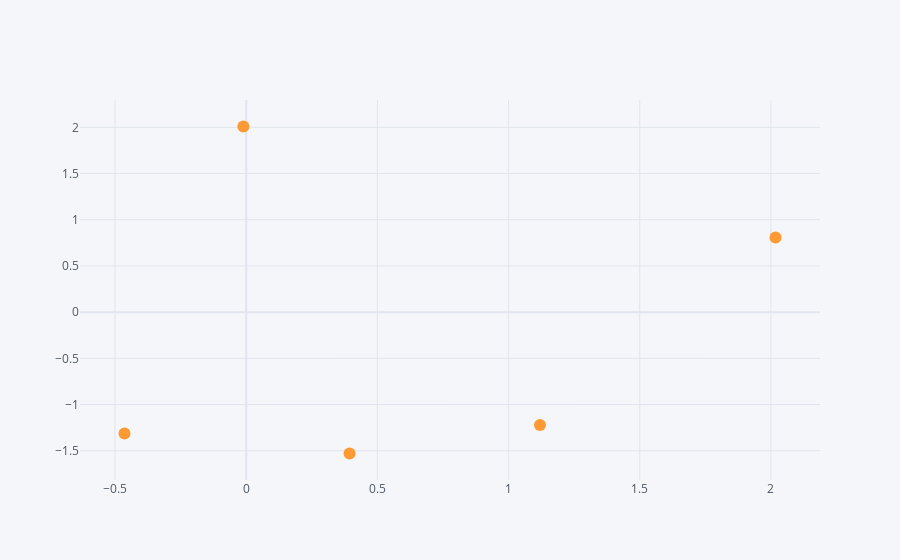

Here is the notebook cell this chart was saved with:
### Markdown cell above
## Scatter

### Code cell
df.iplot(kind = "scatter", x = "A", y = "B", mode="markers")

### Figure 1 — Plotly figure (JSON) as saved in the notebook; plotly's stock layout.template omitted (floating-point values rounded to 4 significant figures)
{"data": [{"line": {"color": "rgba(255, 153, 51, 1.0)", "dash": "solid", "shape": "linear", "width": 1.3}, "marker": {"size": 12, "symbol": "circle"}, "mode": "markers", "name": "B", "text": "", "type": "scatter", "x": [0.394, 2.018, 1.12, -0.01075, -0.4639], "y": [-1.53, 0.8089, -1.222, 2.009, -1.315]}], "layout": {"legend": {"bgcolor": "#F5F6F9", "font": {"color": "#4D5663"}}, "paper_bgcolor": "#F5F6F9", "plot_bgcolor": "#F5F6F9", "title": {"font": {"color": "#4D5663"}}, "xaxis": {"gridcolor": "#E1E5ED", "showgrid": true, "tickfont": {"color": "#4D5663"}, "title": {"font": {"color": "#4D5663"}, "text": ""}, "zerolinecolor": "#E1E5ED"}, "yaxis": {"gridcolor": "#E1E5ED", "showgrid": true, "tickfont": {"color": "#4D5663"}, "title": {"font": {"color": "#4D5663"}, "text": ""}, "zerolinecolor": "#E1E5ED"}}}
